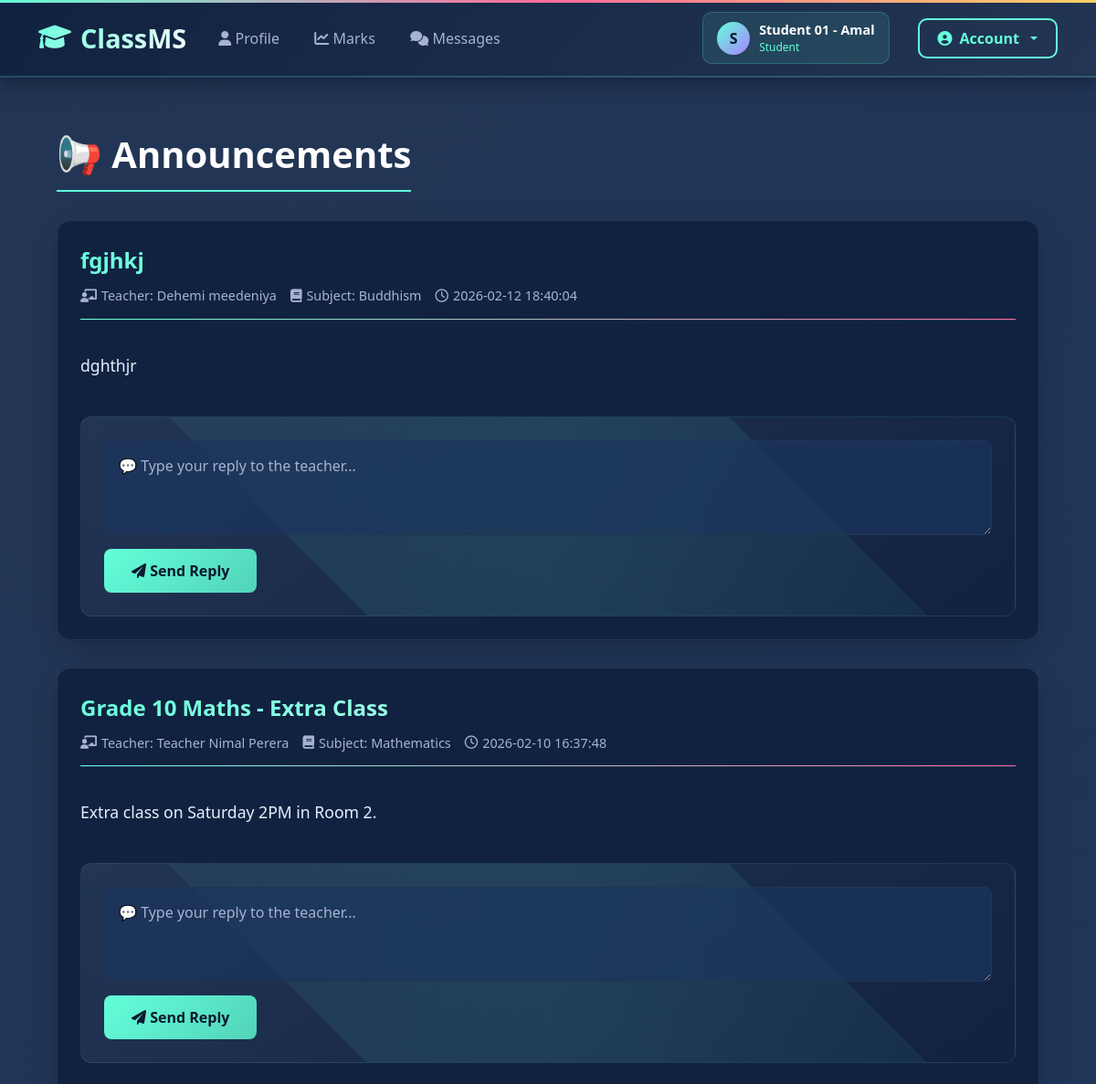
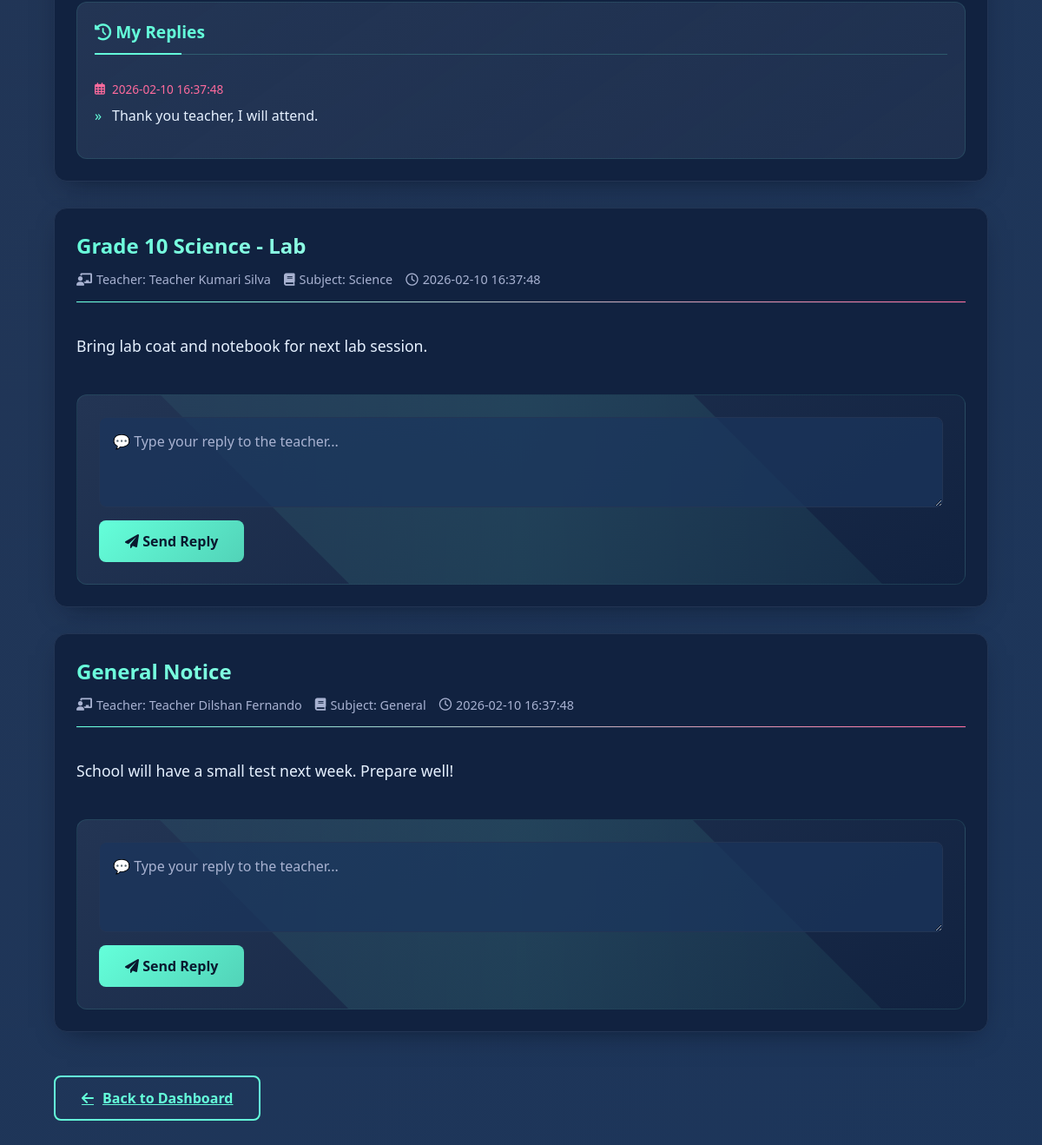
The app's page /student/announcements.php (signed in) with its own data (2 pictures, top to bottom).
### tables this page shows
CREATE TABLE `announcements` (
  `id` int(10) UNSIGNED NOT NULL,
  `teacher_id` int(10) UNSIGNED NOT NULL,
  `subject_id` int(10) UNSIGNED DEFAULT NULL,
  `title` varchar(200) NOT NULL,
  `message` text NOT NULL,
  `created_at` timestamp NOT NULL DEFAULT current_timestamp()
);

CREATE TABLE `users` (
  `id` int(10) UNSIGNED NOT NULL,
  `role` enum('admin','teacher','student') NOT NULL DEFAULT 'student',
  `full_name` varchar(120) NOT NULL,
  `email` varchar(160) NOT NULL,
  `phone` varchar(30) DEFAULT NULL,
  `password_hash` varchar(255) NOT NULL,
  `created_at` timestamp NOT NULL DEFAULT current_timestamp()
);

CREATE TABLE `subjects` (
  `id` int(10) UNSIGNED NOT NULL,
  `name` varchar(120) NOT NULL,
  `grade` varchar(20) NOT NULL,
  `teacher_id` int(10) UNSIGNED NOT NULL,
  `status` enum('pending','approved','rejected') NOT NULL DEFAULT 'approved',
  `created_at` timestamp NOT NULL DEFAULT current_timestamp()
);

CREATE TABLE `announcement_replies` (
  `id` int(10) UNSIGNED NOT NULL,
  `announcement_id` int(10) UNSIGNED NOT NULL,
  `student_id` int(10) UNSIGNED NOT NULL,
  `reply_text` text NOT NULL,
  `created_at` timestamp NOT NULL DEFAULT current_timestamp()
);

### includes/functions.php (called while the page is built, shortened)
<?php
function e($s){ return htmlspecialchars($s ?? "", ENT_QUOTES, "UTF-8"); }

### includes/auth.php (called while the page is built, shortened)
<?php
require_once __DIR__ . "/functions.php";
function current_user(){
  return $_SESSION['user'] ?? null;
}

### student/announcements.php (the view, shortened to what this page needs)
<?php
require_once __DIR__ . "/../includes/auth.php";
$uid=(int)current_user()['id'];
$ann = $conn->query("
  SELECT a.*, u.full_name teacher_name, s.name subject_name
  FROM announcements a
  JOIN users u ON u.id=a.teacher_id
  LEFT JOIN subjects s ON s.id=a.subject_id
  ORDER BY a.created_at DESC
");
require_once __DIR__ . "/../includes/header.php";
?>
<div class="particles" id="particles-container"></div>
<div class="container-custom">
    <h1 class="page-title">📢 Announcements</h1>
    <div class="announcements-list">
        <?php
        $cardCount = 0;
        while($a=$ann->fetch_assoc()):
            $cardCount++;
        ?>
            <div class="announcement-card" data-delay="<?= $cardCount * 0.1 ?>">
                <div class="announcement-header">
                    <div class="announcement-title"><?= e($a['title']) ?></div>
                    <div class="announcement-meta">
                        <span><i class="fas fa-chalkboard-teacher"></i> Teacher: <?= e($a['teacher_name']) ?></span>
                        <span><i class="fas fa-book"></i> Subject: <?= e($a['subject_name'] ?? 'General') ?></span>
                        <span><i class="far fa-clock"></i> <?= e($a['created_at']) ?></span>
                    </div>
                </div>
                <div class="announcement-content">
                    <?= nl2br(e($a['message'])) ?>
                </div>
                <form method="post" class="reply-form">
                    <textarea class="form-control" name="reply_text" rows="3" placeholder="💬 Type your reply to the teacher..." required></textarea>
                    <button class="btn-primary-custom" type="submit">
                        <i class="fas fa-paper-plane"></i> Send Reply
                    </button>
                </form>
                <?php
                    $rid=(int)$a['id'];
                    $rep = $conn->prepare("SELECT reply_text,created_at FROM announcement_replies WHERE announcement_id=? AND student_id=? ORDER BY created_at DESC");
                    $rep->bind_param("ii",$rid,$uid);
                    $rep->execute();
                    $reps=$rep->get_result();
                ?>
                <?php if($reps->num_rows>0): ?>
                    <div class="reply-history">
                        <div class="reply-history-title"><i class="fas fa-history"></i> My Replies</div>
                        <?php
                        $replyCount = 0;
                        while($r=$reps->fetch_assoc()):
                            $replyCount++;
                        ?>
                            <div class="reply-item" data-delay="<?= $replyCount * 0.1 ?>">
                                <div class="reply-date">
                                    <i class="far fa-calendar-alt"></i> <?= e($r['created_at']) ?>
                                </div>
                                <div class="reply-text"><?= nl2br(e($r['reply_text'])) ?></div>
                            </div>
                        <?php endwhile; ?>
                    </div>
                <?php endif; ?>
            </div>
        <?php endwhile; ?>
    </div>
    <a class="btn-outline-custom" href="/classms/student/dashboard.php">
        <i class="fas fa-arrow-left"></i> Back to Dashboard
    </a>
</div>
<link rel="stylesheet" href="https://cdnjs.cloudflare.com/ajax/libs/font-awesome/6.0.0/css/all.min.css">
<?php require_once __DIR__ . "/../includes/footer.php"; ?>

### assets/css/style.css (style rules this page uses)
:root { --primary: #4f46e5; --primary-hover: #4338ca; --bg-main: #f8fafc; --surface: #ffffff; --text-dark: #0f172a; --text-muted: #64748b; --border: #e2e8f0; --radius: 0.5rem; --shadow: 0 1px 3px 0 rgb(0 0 0 / 0.1), 0 1px 2px -1px rgb(0 0 0 / 0.1); }
* { box-sizing: border-box; margin: 0; padding: 0; }
body { font-family: -apple-system, BlinkMacSystemFont, "Segoe UI", Roboto, Oxygen, Ubuntu, Cantarell, sans-serif; background-color: var(--bg-main); color: var(--text-dark); line-height: 1.5; }

### includes/header.php (style rules this page uses)
:root { --dark-blue: #0a192f; --medium-blue: #112240; --light-blue: #233554; --accent-blue: #64ffda; --accent-pink: #ff6b9d; --accent-gold: #ffd166; --accent-purple: #a882ff; --accent-green: #4cd964; --accent-red: #ff4757; --text-white: #ffffff; --text-light: #e6f1ff; --text-muted: #a8b2d1; --card-shadow: 0 10px 30px -15px rgba(2, 12, 27, 0.7); }
body { background: linear-gradient(135deg, #0a192f 0%, #112240 50%, #233554 100%); color: var(--text-white); font-family: 'Segoe UI', Tahoma, Geneva, Verdana, sans-serif; min-height: 100vh; }

### records on screen
announcements: title "fgjhkj", teacher.full_name "Dehemi meedeniya", subject.name "Buddhism", created_at "2026-02-12 18:40:04", message "dghthjr"
announcements: title "Grade 10 Maths - Extra Class", teacher.full_name "Teacher Nimal Perera", subject.name "Mathematics", created_at "2026-02-10 16:37:48", message "Extra class on Saturday 2PM in Room 2."
announcement_replies: created_at "2026-02-10 16:37:48", reply_text "Thank you teacher, I will attend."
announcements: title "Grade 10 Science - Lab", teacher.full_name "Teacher Kumari Silva", subject.name "Science", created_at "2026-02-10 16:37:48", message "Bring lab coat and notebook for next lab session."
announcements: title "General Notice", teacher.full_name "Teacher Dilshan Fernando", subject_name "General", created_at "2026-02-10 16:37:48", message "School will have a small test next week. Prepare well!"

### other values on screen
substr(current_user()['full_name'], 0, 1) "S"
current_user()['full_name'] "Student 01 - Amal"
current_user()['role'] "Student"
